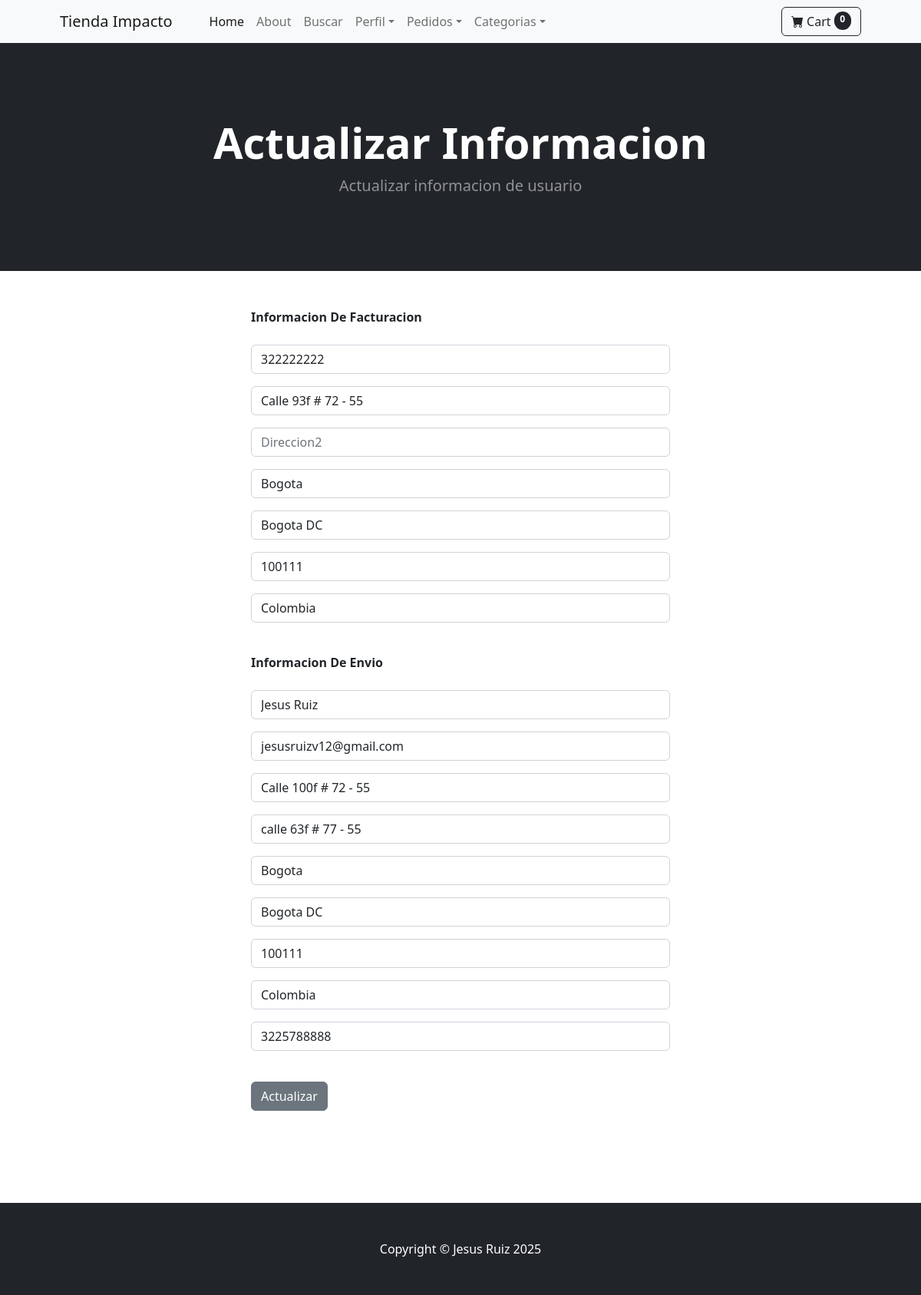
The page /update_info/ (signed in) on the database its author committed.
### store/models.py (models this page shows, shortened)
class Profile(models.Model):
    user = models.OneToOneField(User, on_delete=models.CASCADE)
    date_modified = models.DateTimeField(User, auto_now=True)
    phone = models.CharField(max_length=20, blank=True)
    address1 = models.CharField(max_length=200, blank=True)
    address2 = models.CharField(max_length=200, blank=True)
    city = models.CharField(max_length=200, blank=True)
    state = models.CharField(max_length=200, blank=True)
    zipcode = models.CharField(max_length=200, blank=True)
    country = models.CharField(max_length=200, blank=True)
    old_cart = models.CharField(max_length=200, blank=True, null=True)

### payment/models.py (models this page shows, shortened)
class ShippingAdrress(models.Model):
    user = models.ForeignKey(User, on_delete=models.CASCADE, null=True, blank=True)
    shipping_full_name = models.CharField(max_length=255)
    shipping_email = models.CharField(max_length=255)
    shipping_address1 = models.CharField(max_length=255)
    shipping_address2 = models.CharField(max_length=255, null=True, blank=True)
    shipping_city = models.CharField(max_length=255)
    shipping_state = models.CharField(max_length=255,null=True, blank=True)
    shipping_zipcode = models.CharField(max_length=255,null=True, blank=True)
    shipping_country = models.CharField(max_length=255)
    shipping_phone = models.CharField(max_length=255)
    class Meta:
        verbose_name_plural = "Shipping Address"

### store/views.py (the view)
# urls.py: path('update_info/', views.update_info , name='update_info'),
def update_info(request):
    if request.user.is_authenticated:
        current_user = Profile.objects.get(user__id=request.user.id)
        shipping_user = ShippingAdrress.objects.get(user__id=request.user.id)
        form = UserInfoForm(request.POST or None, instance=current_user)
        shipping_form = ShippingForm(request.POST or None, instance=shipping_user)
        if form.is_valid() or shipping_form.is_valid():
            form.save()
            shipping_form.save()
            messages.success(request, "Informacion de Usuario actualizada ")
            return redirect('home')
        return render(request, "update_info.html",{'form':form, 'shipping_form': shipping_form})
    else:
        messages.success(request, "Debes ingresar ")
        return redirect('home')

### store/forms.py
class UserInfoForm(forms.ModelForm):
		phone = forms.CharField(label="", widget=forms.TextInput(attrs={'class':'form-control', 'placeholder':'Telefono'}), required=False)
		address1 = forms.CharField(label="", widget=forms.TextInput(attrs={'class':'form-control', 'placeholder':'Direccion1'}), required=False)
		address2 = forms.CharField(label="", widget=forms.TextInput(attrs={'class':'form-control', 'placeholder':'Direccion2'}), required=False)
		city = forms.CharField(label="", widget=forms.TextInput(attrs={'class':'form-control', 'placeholder':'Ciudad'}), required=False)
		state = forms.CharField(label="", widget=forms.TextInput(attrs={'class':'form-control', 'placeholder':'Estado'}), required=False)
		zipcode = forms.CharField(label="", widget=forms.TextInput(attrs={'class':'form-control', 'placeholder':'CodigoPostal'}), required=False)
		country = forms.CharField(label="", widget=forms.TextInput(attrs={'class':'form-control', 'placeholder':'Pais'}), required=False)
		class Meta:
			model = Profile
			fields = ('phone', 'address1', 'address2', 'city', 'state', 'zipcode', 'country')

### cart/cart.py (called while the page is built)
    def __len__(self):
        return len(self.cart)

### cart/context_processors.py (called while the page is built)
def cart(request):
    return {'cart': Cart(request)}

### store/templates/update_info.html (shortened to what this page needs)
{% extends 'base.html'%}
{% block content %}
 <header class="bg-dark py-5">
    <div class="container px-4 px-lg-5 my-5">
        <div class="text-center text-white">
            <h1 class="display-4 fw-bolder">Actualizar Informacion</h1>
            <p class="lead fw-normal text-white-50 mb-0">Actualizar informacion de usuario</p>
        </div>
    </div>
</header>
<div class="container">
    <div class="row">
            <div class="col-md-6 offset-md-3">
                <br><br>
                <strong>Informacion De Facturacion</strong>
                <br></br>
                <form method="POST" action="{% url 'update_info' %}">
                    {{ form.as_p }}
                    <br>
                    <strong>Informacion De Envio</strong>
                    <br></br>
                    {{ shipping_form.as_p}}
                    <br>
                    <button type="submit" class="btn btn-secondary">Actualizar</button>
                </form>
                <br>
                <br>
                <br>
                <br>
                <br>
            </div>
    </div>
</div>
{% endblock %}

### rows shown on the page
Profile: phone "322222222", address1 "Calle 93f # 72 - 55", city "Bogota", state "Bogota DC", zipcode "100111", country "Colombia"
ShippingAdrress: shipping_full_name "Jesus Ruiz", shipping_email "jesusruizv12@gmail.com", shipping_address1 "Calle 100f # 72 - 55", shipping_address2 "calle 63f # 77 - 55", shipping_city "Bogota", shipping_state "Bogota DC", shipping_zipcode "100111", shipping_country "Colombia", shipping_phone "3225788888"

### other values the page prints
{{ cart|length }} "0"
